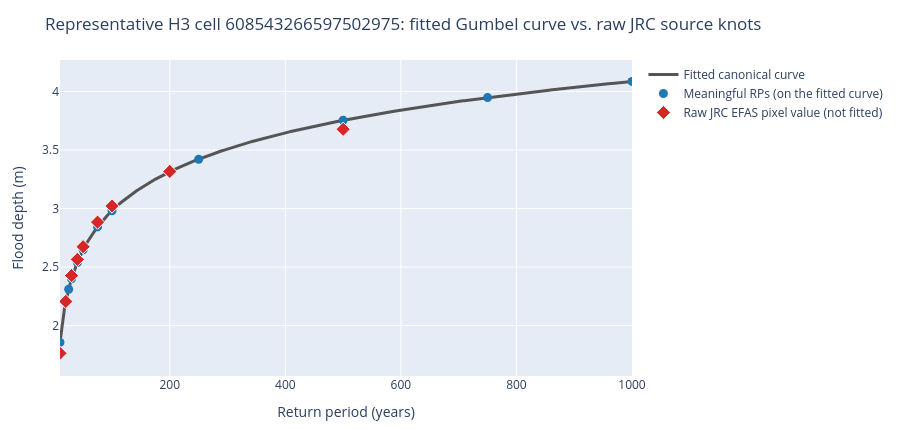

Notebook code cell kept with this figure:
### Markdown cell above
### The canonical curve vs. its raw source knots

The gray line is the fitted canonical Gumbel curve for one representative H3
cell. Blue dots mark that same curve evaluated at a set of "meaningful"
return periods — the nine JRC publishes rasters for, plus useful
interpolated (RP25, RP250) and engineering (RP750, RP1000) values — and, by
construction, sit exactly on the line.

The red diamonds are different: they're the **raw JRC EFAS pixel values**
this curve was fitted from, read straight back from the same cached AOI
rasters the fit itself used — not evaluated from the curve at all.
`crc-sdk` fits one Gumbel curve per source pixel and deliberately never
persists that pixel's own per-return-period values in the canonical
dataset: source knots and fit diagnostics are transient ingest inputs, not a
second persisted data contract. The small but nonzero gap between each red
diamond and the gray line is exactly that tradeoff made visible — reading a
fitted curve back at a given return period evaluates the curve, not the
original pixel, bit-for-bit. That's the lossy side of canonicalizing nine
raw rasters into one small, fast-to-query curve per cell.

### Code cell
# Pick the median RP100 curve from an evenly spaced sample of the region.
sample_rows = np.unique(np.linspace(0, len(curves) - 1, 401, dtype=int))
sample_curves = curves.take(sample_rows)
sample_probability = return_periods_to_probabilities(
    [100], tail=metadata.return_period_tail
)[0]
sample_depths = np.asarray(
    curve_quantiles_at(sample_curves, sample_probability, max_workers=1),
    dtype=float,
)
representative_index = int(np.nanargmin(np.abs(sample_depths - np.nanmedian(sample_depths))))
representative_curve = sample_curves.slice(representative_index, 1)
representative_cell = int(representative_curve["cell_index"][0].as_py())

# The fitted curve, evaluated across a fine RP grid for the smooth line.
curve_rps = np.linspace(10, 1000, 400)
curve_probabilities = return_periods_to_probabilities(
    curve_rps.tolist(), tail=metadata.return_period_tail
)
curve_depths = curve_quantiles(representative_curve, curve_probabilities, max_workers=1)[0]

# The same curve, evaluated at just the "meaningful" RPs worth calling out --
# these sit exactly on the line above by construction.
MEANINGFUL_RETURN_PERIODS = (10, 20, 25, 30, 40, 50, 75, 100, 200, 250, 500, 750, 1000)
meaningful_probabilities = return_periods_to_probabilities(
    MEANINGFUL_RETURN_PERIODS, tail=metadata.return_period_tail
)
meaningful_depths = curve_quantiles(representative_curve, meaningful_probabilities, max_workers=1)[0]

# The raw JRC EFAS pixel this curve was fitted from. `source_geometry` records
# that pixel's exact boundary; re-sampling the same cached AOI rasters at its
# centroid recovers the nine raw (return period, depth) knots the fit never
# persisted anywhere in the canonical dataset.
import rasterio
from shapely import wkb as shapely_wkb

pixel_geometry = shapely_wkb.loads(representative_curve["source_geometry"][0].as_py())
pixel_lon, pixel_lat = pixel_geometry.centroid.x, pixel_geometry.centroid.y

source_manifest = json.loads((DATA_DIR / "efas-source-cache" / "manifest.json").read_text())
source_raster_paths = source_manifest["resources"][0]["local"]
source_raw_depths = []
for return_period in SOURCE_RETURN_PERIODS:
    with rasterio.open(source_raster_paths[str(return_period)]) as raster:
        source_raw_depths.append(float(next(raster.sample([(pixel_lon, pixel_lat)]))[0]))

curve_figure = go.Figure()
curve_figure.add_trace(go.Scatter(
    x=curve_rps, y=curve_depths, mode="lines", name="Fitted canonical curve",
    line=dict(color="#555555", width=3),
))
curve_figure.add_trace(go.Scatter(
    x=list(MEANINGFUL_RETURN_PERIODS), y=meaningful_depths, mode="markers",
    name="Meaningful RPs (on the fitted curve)",
    marker=dict(size=9, color="#1F77B4"),
))
curve_figure.add_trace(go.Scatter(
    x=list(SOURCE_RETURN_PERIODS), y=source_raw_depths, mode="markers",
    name="Raw JRC EFAS pixel value (not fitted)",
    marker=dict(size=11, symbol="diamond", color="#D62728", line=dict(width=1, color="white")),
))
curve_figure.update_layout(
    title=(
        f"Representative H3 cell {representative_cell}: fitted Gumbel curve "
        "vs. raw JRC source knots"
    ),
    xaxis=dict(title="Return period (years)", range=[10, 1000]),
    yaxis_title="Flood depth (m)",
    margin=dict(l=60, r=20, t=60, b=50),
    height=430,
)
curve_figure.show()

### Figure 1 — Plotly figure (JSON) as saved in the notebook; plotly's stock layout.template omitted (floating-point values rounded to 4 significant figures; data arrays with more than 128 entries replaced by an {"elided": "..."} marker saying what was removed)
{"data": [{"line": {"color": "#555555", "width": 3}, "mode": "lines", "name": "Fitted canonical curve", "type": "scatter", "x": {"elided": "400 float values"}, "y": {"elided": "400 float values"}}, {"marker": {"color": "#1F77B4", "size": 9}, "mode": "markers", "name": "Meaningful RPs (on the fitted curve)", "type": "scatter", "x": [10, 20, 25, 30, 40, 50, 75, 100, 200, 250, 500, 750, 1000], "y": [1.856, 2.201, 2.31, 2.399, 2.539, 2.647, 2.843, 2.981, 3.314, 3.422, 3.754, 3.948, 4.086]}, {"marker": {"color": "#D62728", "line": {"color": "white", "width": 1}, "size": 11, "symbol": "diamond"}, "mode": "markers", "name": "Raw JRC EFAS pixel value (not fitted)", "type": "scatter", "x": [10, 20, 30, 40, 50, 75, 100, 200, 500], "y": [1.763, 2.206, 2.427, 2.565, 2.674, 2.884, 3.022, 3.317, 3.677]}], "layout": {"height": 430, "margin": {"b": 50, "l": 60, "r": 20, "t": 60}, "title": {"text": "Representative H3 cell 608543266597502975: fitted Gumbel curve vs. raw JRC source knots"}, "xaxis": {"range": [10, 1000], "title": {"text": "Return period (years)"}}, "yaxis": {"title": {"text": "Flood depth (m)"}}}}
